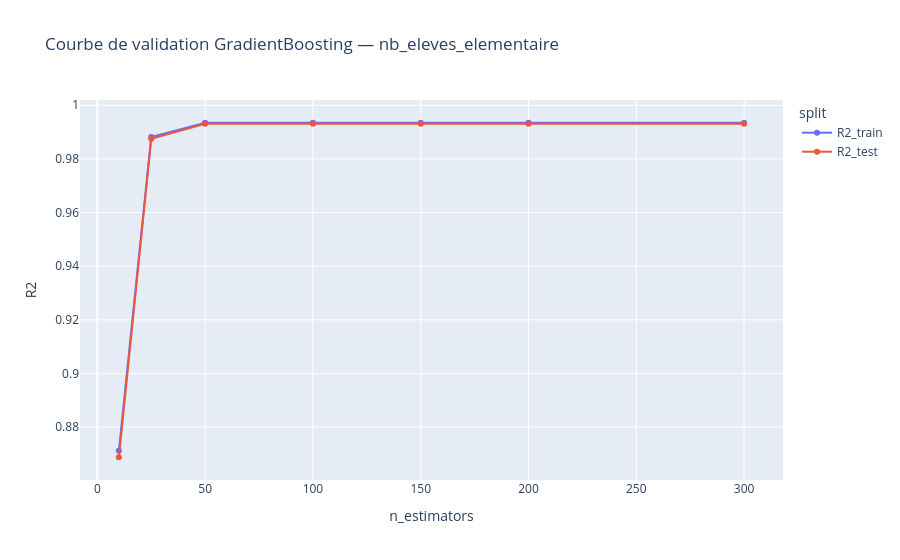

The code cell stored with this chart in its notebook:
### Markdown cell above
## 6. Courbes de validation (GradientBoosting)

On visualise l'impact de `n_estimators` sur le R² pour détecter le point d'overfitting.

### Code cell
gb = GradientBoostingRegressor(random_state=42)

# Récupère les meilleurs params GB
best_gb = next(r['best_params'] for r in results if r['model'] == 'GradientBoosting')

n_range = [10, 25, 50, 100, 150, 200, 300]
val_scores = []
for n in n_range:
    params = {**best_gb, 'n_estimators': n}
    m = GradientBoostingRegressor(**params, random_state=42)
    m.fit(X_train, y_train)
    r2_tr = r2_score(y_train, m.predict(X_train))
    r2_te = r2_score(y_test, m.predict(X_test))
    val_scores.append({'n_estimators': n, 'R2_train': r2_tr, 'R2_test': r2_te})

df_val = pd.DataFrame(val_scores)
fig2 = px.line(
    df_val.melt(id_vars='n_estimators', var_name='split', value_name='R2'),
    x='n_estimators', y='R2', color='split',
    markers=True,
    title=f'Courbe de validation GradientBoosting — {TARGET}'
)
fig2.show()

### Figure 1 — Plotly figure (JSON) as saved in the notebook; plotly's stock layout.template omitted (floating-point values rounded to 4 significant figures)
{"data": [{"hovertemplate": "split=R2_train<br>n_estimators=%{x}<br>R2=%{y}<extra></extra>", "legendgroup": "R2_train", "line": {"color": "#636efa", "dash": "solid"}, "marker": {"symbol": "circle"}, "mode": "lines+markers", "name": "R2_train", "orientation": "v", "showlegend": true, "type": "scatter", "x": [10, 25, 50, 100, 150, 200, 300], "xaxis": "x", "y": [0.8712, 0.9881, 0.9935, 0.9935, 0.9935, 0.9934, 0.9935], "yaxis": "y"}, {"hovertemplate": "split=R2_test<br>n_estimators=%{x}<br>R2=%{y}<extra></extra>", "legendgroup": "R2_test", "line": {"color": "#EF553B", "dash": "solid"}, "marker": {"symbol": "circle"}, "mode": "lines+markers", "name": "R2_test", "orientation": "v", "showlegend": true, "type": "scatter", "x": [10, 25, 50, 100, 150, 200, 300], "xaxis": "x", "y": [0.8688, 0.9875, 0.9931, 0.9931, 0.9931, 0.9931, 0.9931], "yaxis": "y"}], "layout": {"legend": {"title": {"text": "split"}, "tracegroupgap": 0}, "title": {"text": "Courbe de validation GradientBoosting — nb_eleves_elementaire"}, "xaxis": {"anchor": "y", "domain": [0, 1], "title": {"text": "n_estimators"}}, "yaxis": {"anchor": "x", "domain": [0, 1], "title": {"text": "R2"}}}}
